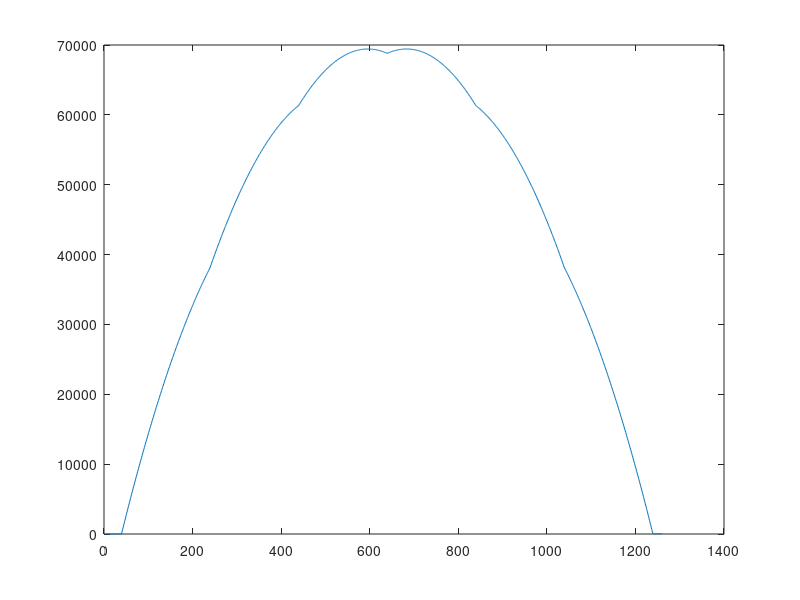

This figure's MATLAB source:
clear; close all;

%% 0. Initialize Parameters
L = 1260;               % Length of bridge
n = L;               % Discretize into 1 mm seg.
P = 400;                % Total weight of train [N]
x = linspace(0, L, n); % x-axis
A_pos = 40;            % position of first support from left edge
B_pos = A_pos + 1200;  % position of second support from left edge


%% 1. SFD, BMD under train loading
x_train = [52 228 392 568 732 908]; % Train Load Locations
P_train = [1 1 1 1 1 1] * P/6;

n_train = 900;                 % num of train locations
train_space = floor(linspace(1, L + max(x_train), n_train));
loadsi = zeros(n_train, n);    % 1 load plot for each train loc.
SFDi = zeros(n_train, n);     % 1 SFD for each train loc.
BMDi = zeros(n_train, n);     % 1 BMD for each train loc.

% Solve for SFD and BMD with the train at different locations
for J = 1:n_train
    i = train_space(J);
    % start location of train
    ttrain_pos_i = x_train - max(x_train) + i;
    ttrain_pos_i(ttrain_pos_i <= 0) = NaN;
    ttrain_pos_i(ttrain_pos_i >= L) = NaN;

    p_ts = P_train(~isnan(ttrain_pos_i));
    pos_ti = ttrain_pos_i(~isnan(ttrain_pos_i));

    % sum of moments at A eqn
    rxn_B = sum((A_pos - pos_ti) .* p_ts) / -1200;

    % sum of Fy eqn
    rxn_A = sum(p_ts) - rxn_B;
    % construct applied loads
    % w(x)
    loads = zeros(1, L);
    loads(pos_ti) = -1 .* p_ts;
    loads([A_pos B_pos]) = [rxn_A rxn_B];

    %loadi stuff
    loadsi(i,:) = loads;
    % SFD = num. integral(w)
    SFDi(i,:) = cumsum(loads);
    % BMD = num. integral(SFD)
    BMDi(i,:) = cumtrapz(SFDi(i,:));

end

SFD = max(abs(SFDi));   % SFD envelope
BMD = max(BMDi);        % BMD envelope

plot(BMD)